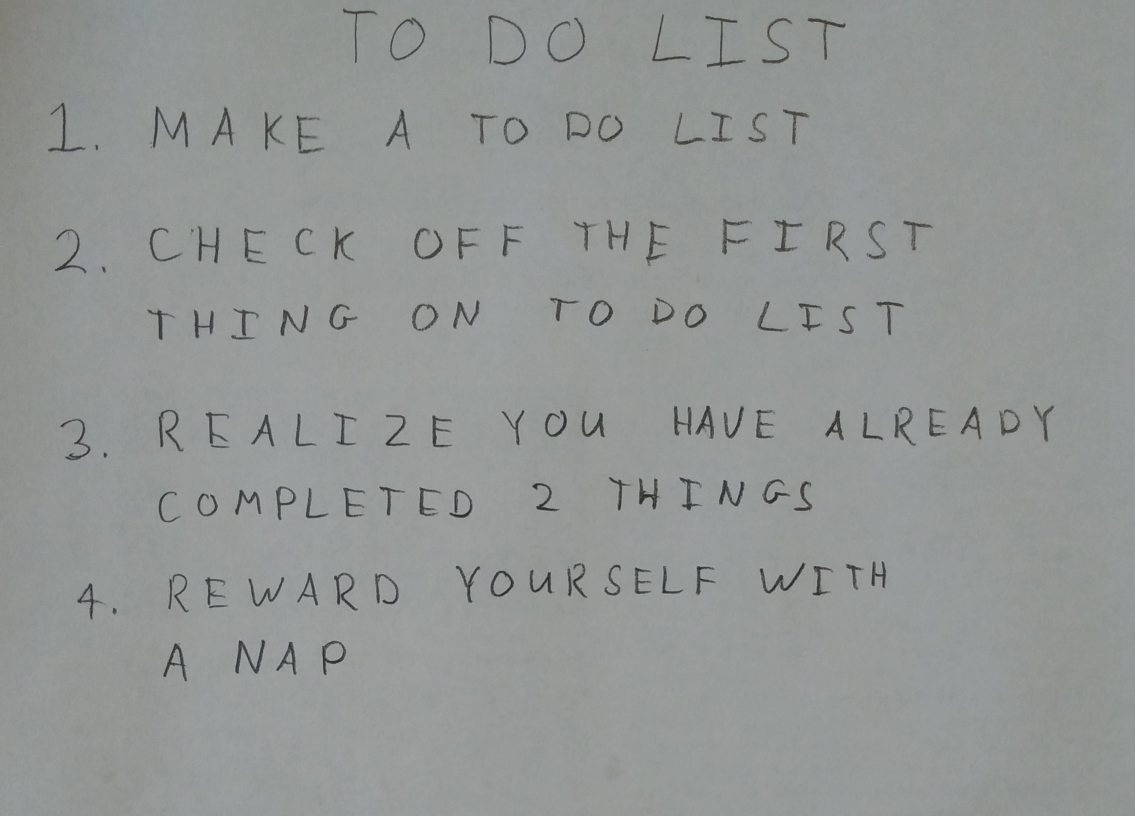
#> input picture assgn5NeuralNetworkForClassification/images/01_list.jpg, 2270 x 1631 px (shown at 1/2 size); its folder holds only this picture in this run
$ python run_q5.py
#> lines starting #> are read from the running program, lines starting #| are printed output that depends on the picture; after the words box and inside, x2 and y2 are one past the last pixel; in counts of white or black regions, pixels touching at a corner belong together
### assgn5NeuralNetworkForClassification/python/q5.py
import numpy as np

import skimage
import skimage.measure
import skimage.color
import skimage.restoration
import skimage.filters
import skimage.morphology
import skimage.segmentation


from skimage.filters import threshold_otsu
from skimage.segmentation import clear_border
from skimage.measure import label, regionprops
from skimage.morphology import closing, square
from skimage.color import label2rgb

import matplotlib.pyplot as plt
# takes a color image
# returns a list of bounding boxes and black_and_white image
def findLetters(image):
    bboxes = []
    bw = None
    # insert processing in here
    # one idea estimate noise -> denoise -> greyscale -> threshold -> morphology -> label -> skip small boxes
    # this can be 10 to 15 lines of code using skimage functions

    sigma_est = skimage.restoration.estimate_sigma(image, channel_axis=-1, average_sigmas=True)
#> sigma_est = 0.00154
    denoised_img=skimage.restoration.denoise_bilateral(image, sigma_color=sigma_est,channel_axis=-1)
    gray_image = skimage.color.rgb2gray(denoised_img)
    thresh = threshold_otsu(gray_image)
#> thresh = 0.45

    bw = closing(gray_image<thresh, skimage.morphology.square(7))
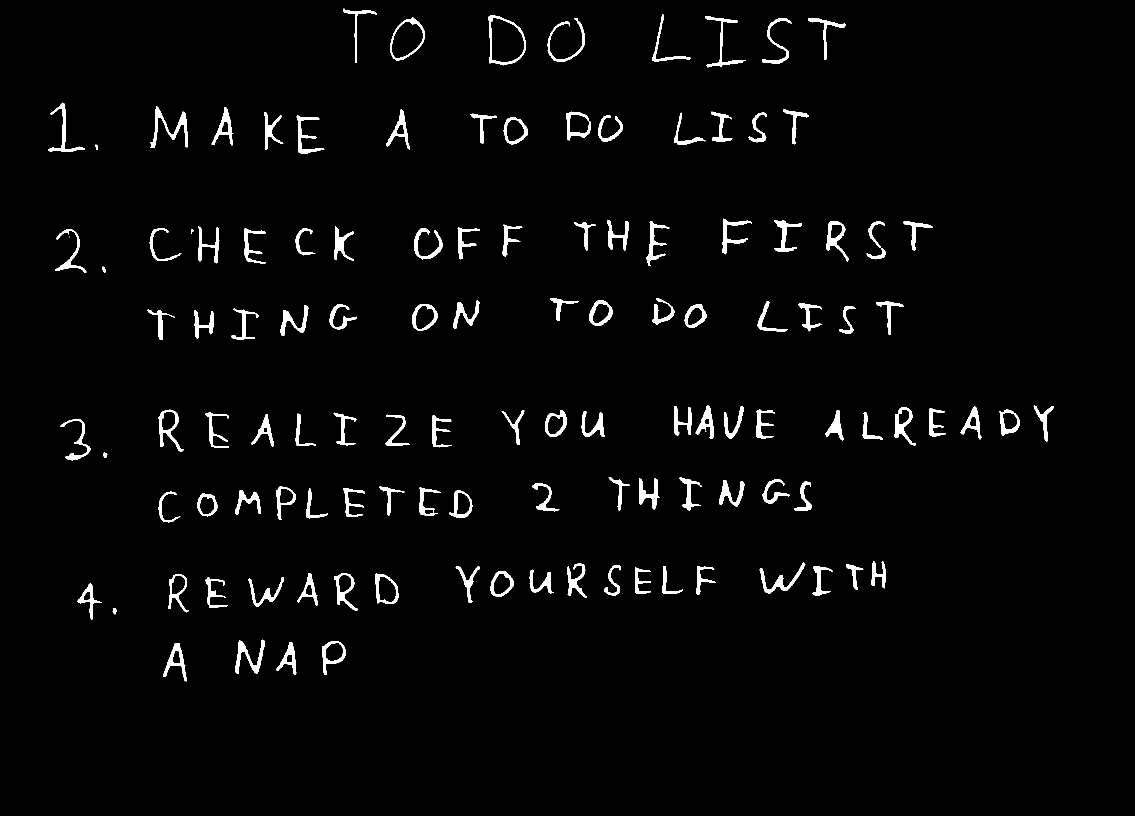
#> bw: shape (1631, 2270) bool (shown at 1/2 size); 2.5% white; 123 white regions (3 under 20 px), largest, box (x1, y1, x2, y2) and area: (301, 213, 376, 296) 1524, (471, 1279, 530, 1348) 1277, (1519, 1125, 1611, 1187) 1189

    label_image = label(bw,background=0,connectivity=2)
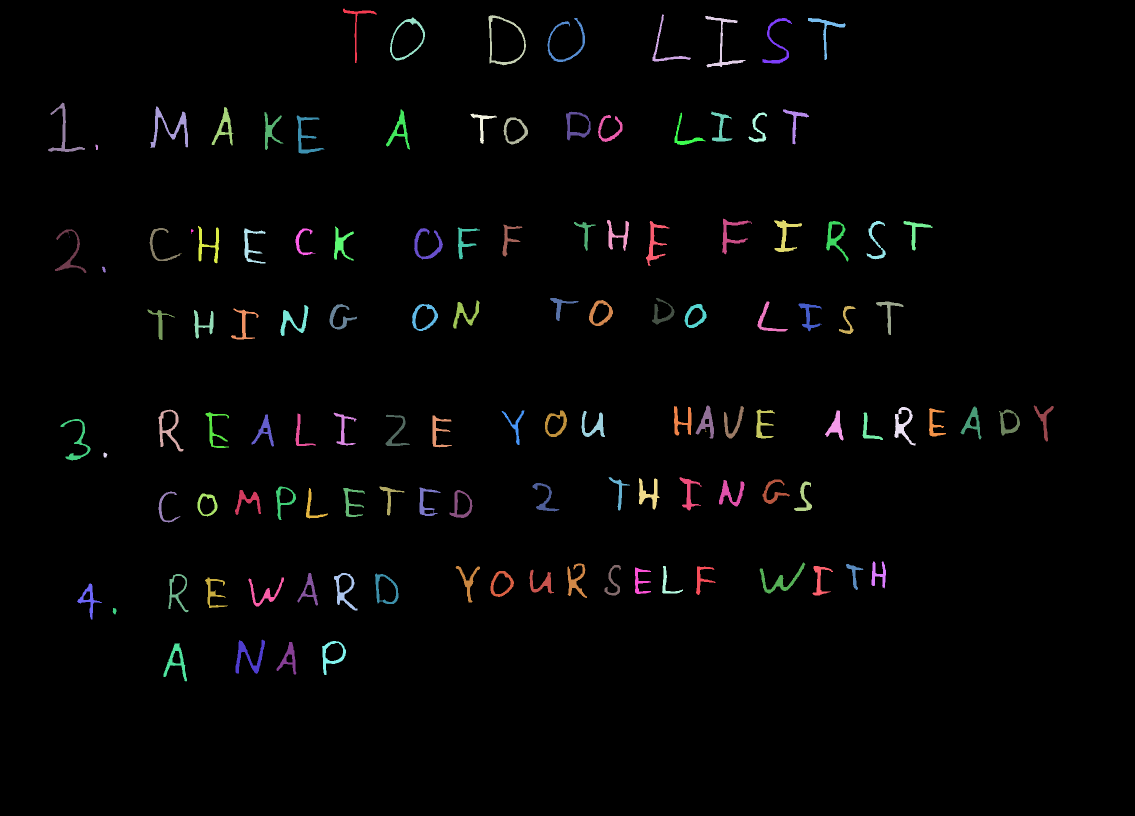
#> label_image: shape (1631, 2270) int32 (shown at 1/2 size); 124 distinct labels, from 0 to 123; one colour per label, 0 black
    for region in regionprops(label_image):
        if region.area >= 100:
            minr, minc, maxr, maxc = region.bbox
            bboxes.append([minr, minc, maxr, maxc])
#> this loop made 123 passes
#> (minr, minc, maxr, maxc) on passes 1 to 12: (17, 686, 126, 753), (28, 1305, 123, 1382), (30, 977, 131, 1052), (32, 1410, 135, 1491), (35, 780, 121, 850), (36, 1095, 124, 1170), (36, 1525, 127, 1584), (36, 1616, 120, 1691), (205, 96, 304, 170), (213, 301, 296, 376), (214, 423, 291, 467), (219, 772, 299, 820)
#> after the loop, bboxes = 115 items, first 6: [17, 686, 126, 753], [28, 1305, 123, 1382], [30, 977, 131, 1052], [32, 1410, 135, 1491], [35, 780, 121, 850], [36, 1095, 124, 1170]


    return bboxes, ~bw

### assgn5NeuralNetworkForClassification/python/nn.py
import numpy as np
from util import *
# do not include any more libraries here!
# do not put any code outside of functions!

# Q 3.1.2
# initialize b to 0 vector
# b should be a 1D array, not a 2D array with a singleton dimension
# we will do XW + b.
# X be [Examples, Dimensions]
# [14 lines left out: function initialize_weights, not called in this run]

# Q 3.2.1
# x is a matrix
# a sigmoid activation function
def sigmoid(x):
    res = 1/(1+np.exp(-x))
    return res

# Q 3.2.1
def forward(X,params,name='',activation=sigmoid):
    """
    Do a forward pass

    Keyword arguments:
    X -- input vector [Examples x D]
    params -- a dictionary containing parameters
    name -- name of the layer
    activation -- the activation function (default is sigmoid)
    """
    pre_act, post_act = None, None
    # get the layer parameters
    W = params['W' + name]
    b = params['b' + name]

    pre_act=X@W+b
    post_act=activation(pre_act)

    # store the pre-activation and post-activation values
    # these will be important in backprop
    params['cache_' + name] = (X, pre_act, post_act)

    return post_act

# Q 3.2.2
# x is [examples,classes]
# softmax should be done for each row
def softmax(x):
    #normalize x since softmax is invariant to translation
    c=np.reshape(np.max(x, axis=1),(-1,1))
    x=x-c
    exp_x=np.exp(x)
    sum_x=np.reshape(np.sum(exp_x, axis=1),(-1,1))
    res = exp_x/sum_x
    return res

# Q 3.2.3
# compute average loss and accuracy
# y is size [examples,classes]
# probs is size [examples,classes]
# [11 lines left out: function compute_loss_and_acc, not called in this run]

# we give this to you
# because you proved it
# it's a function of post_act
def sigmoid_deriv(post_act):
    res = post_act*(1.0-post_act)
    return res

# Q 3.3.1
# [47 lines left out: functions backwards, get_random_batches, not called in this run]

### assgn5NeuralNetworkForClassification/python/run_q5.py
import os
import numpy as np
import matplotlib
# matplotlib.use('agg')
import matplotlib.pyplot as plt
import matplotlib.patches

import skimage
import skimage.measure
import skimage.color
import skimage.restoration
import skimage.io
import skimage.filters
import skimage.morphology
import skimage.segmentation

import copy
import string
import pickle

from nn import *
from q5 import *
# do not include any more libraries here!
# no opencv, no sklearn, etc!
import warnings
warnings.simplefilter(action='ignore', category=FutureWarning)
warnings.simplefilter(action='ignore', category=UserWarning)

def sortColumn(coordinates):
    #return minc
    return coordinates[1]

def cluster_bboxes(bboxes, threshold):
    clusters=[]
    curr_cluster=[bboxes[0]]
    result=[]
    for i in range(1,len(bboxes)):
        if abs(curr_cluster[-1][0]-bboxes[i][0])<=threshold:
            curr_cluster.append(bboxes[i])
        else:
            clusters.append(curr_cluster)
            curr_cluster=[bboxes[i]]
    clusters.append(curr_cluster)
    for cluster in clusters:
        result.append(sorted(cluster, key=sortColumn))
    return result


for img in os.listdir('../images'):
    im1 = skimage.img_as_float(skimage.io.imread(os.path.join('../images',img)))
    bboxes, bw = findLetters(im1)
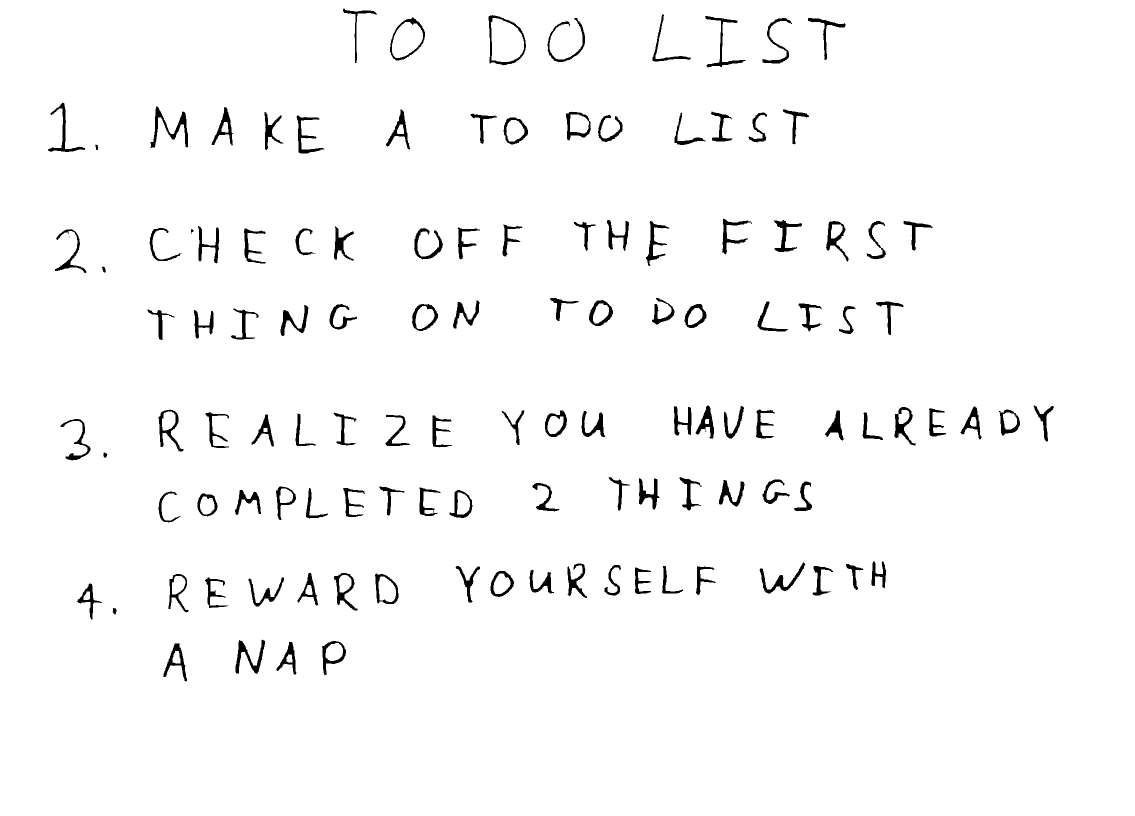
#> bw: shape (1631, 2270) bool (shown at 1/2 size); 97.5% white; 123 black regions (3 under 20 px), largest, box (x1, y1, x2, y2) and area: (301, 213, 376, 296) 1524, (471, 1279, 530, 1348) 1277, (1519, 1125, 1611, 1187) 1189
    plt.imshow(bw, cmap="gray")
    for bbox in bboxes:
        minr, minc, maxr, maxc = bbox

        rect = matplotlib.patches.Rectangle((minc, minr), maxc - minc, maxr - minr,
                                fill=False, edgecolor='red', linewidth=2)
        plt.gca().add_patch(rect)
#> this loop made 115 passes
    plt.show()
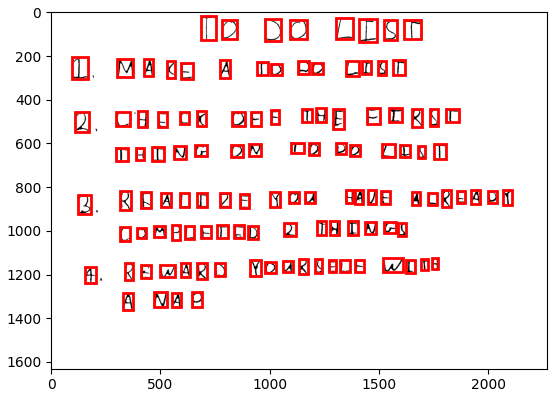
#> figure drawn by matplotlib, 1 panel
    # find the rows using..RANSAC, counting, clustering, etc.
    bboxes=cluster_bboxes(bboxes, 100)
#> in cluster_bboxes, `curr_cluster=[bboxes[0]]`: curr_cluster = [[17, 686, 126, 753]]
#> the loop in cluster_bboxes, `for i in range(1,len(bboxes)):` made 114 passes
#> curr_cluster on passes 8, 22, 39, 54, 76, 92: [[205, 96, 304, 170]], [[437, 1444, 509, 1504]], [[596, 1100, 642, 1157]], [[811, 1391, 877, 1428]], [[954, 1217, 1021, 1260]], [[1123, 1743, 1177, 1772]]
#> after the loop in cluster_bboxes, `for i in range(1,len(bboxes)):`: clusters = 7 items
#> the loop in cluster_bboxes, `for cluster in clusters:` made 8 passes
#> after the loop in cluster_bboxes, `for cluster in clusters:`: result = 8 items
#> bboxes = 8 items

    output=[]
    for row in range(len(bboxes)):
        word=""
        for col in range(len(bboxes[row])):

            # crop the bounding boxes

            #Corp the image first, then padding-- but letter should be at the middle,
            #So resize to 28 then pad to 32 so that there is some edges
            #Last, use dilation to make letter thicker..
            minr, minc, maxr, maxc=bboxes[row][col]
            # consider doing a square crop, and even using np.pad() to get your images looking more like the dataset
            centerC=minc+(maxc-minc)//2
            centerR=minr+(maxr-minr)//2

            diff=max(maxr-minr, maxc-minc)
            letter_img=bw[centerR-diff//2:centerR+diff//2,centerC-diff//2:centerC+diff//2]
            resize=skimage.transform.resize(letter_img, (28, 28))

            padded_letter=np.pad(resize,((2,2),(2,2)), mode='constant', constant_values=255)
            padded_letter=skimage.morphology.dilation(~padded_letter)
            padded_letter=~padded_letter
            # note.. before you flatten, transpose the image (that's how the dataset is!)
            padded_letter=np.transpose(padded_letter)
            x=padded_letter.reshape(1,1024)

            import pickle
            import string
            # load the weights
            letters = np.array([_ for _ in string.ascii_uppercase[:26]] + [str(_) for _ in range(10)])
            # run the crops through your neural network and print them out
            params = pickle.load(open('q3_weights.pickle','rb'))
            h1=forward(x, params, name="layer1", activation=sigmoid)
            probs=forward(h1, params, name="output", activation=softmax)
            prediction=np.argmax(probs, axis=1)
            word+=str(letters[prediction][0])
        output.append(word)
#> this loop made 8 passes; (reads assgn5NeuralNetworkForClassification/python/q3_weights.pickle from the repository)
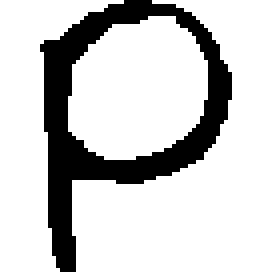
#> letter_img: shape (68, 68) bool (shown 4 times larger); 80.1% white; 1 black region, box (x1, y1, x2, y2) and area: (10, 0, 58, 68) 920
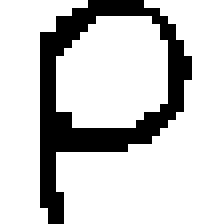
#> resize: shape (28, 28) bool (shown 8 times larger); 80% white; black in thin lines or dots, all inside (x1, y1, x2, y2) = (5, 0, 24, 28)
    print(output)
#| ['T0D0LI8T', 'IMQK62TQDOLIST', 'ICH6CXGFETHEFIR8T', 'THINGQNTQDQLZST', '3RZALIIBYQUBUUE2LR6ADT', 'CQMPLGT6DIJHINGS', '9RFW2RDY0URGBLPWITR', 'ANAP']
